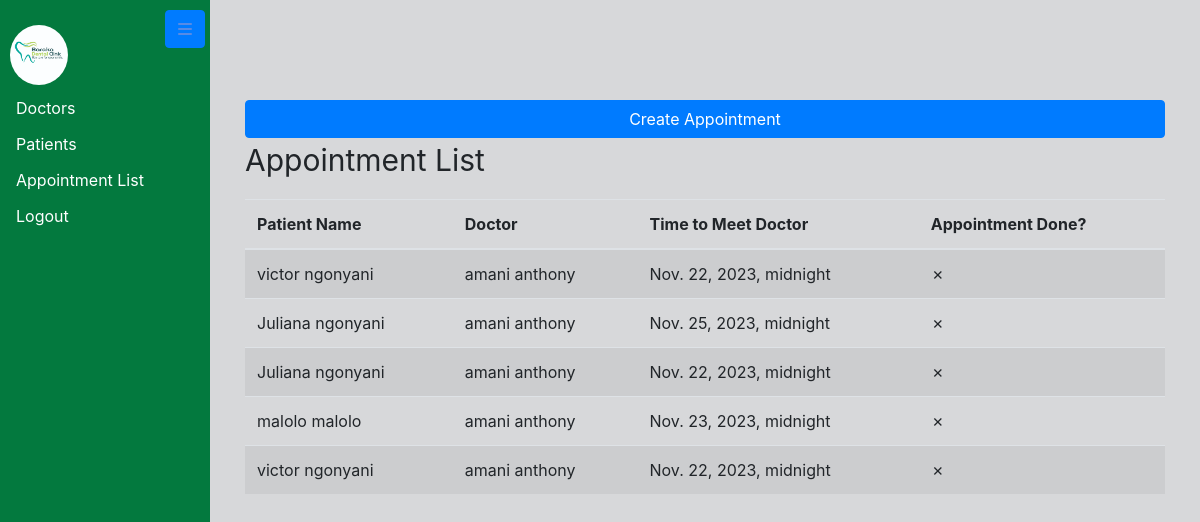
The page /appointment-list/ (signed in) on the database its author committed.
### hospitalApp/models.py (models this page shows, shortened)
class Appointment(models.Model):
    patient = models.ForeignKey(Patient, on_delete=models.CASCADE, related_name='appointments')
    doctor = models.ForeignKey(Specialist, on_delete=models.CASCADE, related_name='doctor_appointments')
    appointment_date = models.DateTimeField()
    reason = models.TextField()
    is_confirmed = models.BooleanField(default=False)

class CommonFields(models.Model):
    first_name = models.CharField(max_length=30)
    last_name = models.CharField(max_length=30)
    age = models.PositiveIntegerField()
    gender = models.CharField(max_length=10, choices=GENDER_CHOICES)
    address = models.TextField()
    phone = models.CharField(max_length=15)
    email = models.EmailField(unique=True)
    image = models.ImageField(upload_to='profile_images/', default='default/default.jpg')
    class Meta:
        abstract = True  # This is an abstract base class to share common fields

class Patient(CommonFields):
    body_weight = models.DecimalField(max_digits=5, decimal_places=2)  # Example: DecimalField for body weight
    blood_pressure = models.CharField(max_length=15)  # Example: CharField for blood pressure
    pressure = models.CharField(max_length=15)  # Example: CharField for pressure
    receptionist = models.ForeignKey(Specialist, on_delete=models.CASCADE, limit_choices_to={'area_of_specialist': 'Receptionist'})
    registration_time = models.DateTimeField(auto_now_add=True)
    treated_by = models.ForeignKey(Specialist, on_delete=models.CASCADE, limit_choices_to={'area_of_specialist': 'Doctor'}, related_name='patients_treated')
    treated = models.BooleanField(default=False)

class Specialist(CommonFields):
    user = models.OneToOneField(User, on_delete=models.CASCADE)
    area_of_specialist = models.CharField(max_length=50, choices=WORK_CHOICES)

### hospitalApp/views.py (the view)
# urls.py: path('appointment-list/', views.appointment_list, name='appointment-list'),
@login_required
def appointment_list(request):
    appointments = Appointment.objects.all()
    return render(request, 'appointment_list.html', {'appointments': appointments})

### hospitalApp/templates/appointment_list.html (shortened to what this page needs)
{% extends "base.html" %}
{% block content %}
  <div class="container">
    <a class="btn btn-primary d-flex justify-content-center" href="{% url 'appointment-create' %}">Create Appointment</a>
    <p class="p-appointmate">Appointment List</p>
  <table class="table table-striped">
    <thead>
      <tr>
        <th>Patient Name</th>
        <th>Doctor</th>
        <th>Time to Meet Doctor</th>
        <th>Appointment Done?</th>
      </tr>
    </thead>
    <tbody>
      {% for appointment in appointments %}
        <tr>
          <td>{{ appointment.patient.first_name }} {{ appointment.patient.last_name }}</td>
          <td>{{ appointment.doctor.first_name }} {{ appointment.doctor.last_name }}</td>
          <td>{{ appointment.appointment_date }}</td>
          <td>
            {% if appointment.is_confirmed %}
              <span>&#10003;</span>
            {% else %}
              <span>&#10007;</span>
            {% endif %}
          </td>
      {% endfor %}
    </tbody>
  </table>
  </div>
{% endblock %}

### templates/base.html (style rules this page uses)
body { background-color: #d7d8da; padding-top: 40px; margin: 0; }

### hospitalApp/templates/appointment_list.html (style rules this page uses)
.container { padding-top: 40px; }
.p-appointmate { font-size: 30px; }

### rows shown on the page
Appointment: patient.first_name "victor", patient.last_name "ngonyani", doctor.first_name "amani", doctor.last_name "anthony", appointment_date "Nov. 22, 2023, midnight"
Appointment: patient.first_name "Juliana", patient.last_name "ngonyani", doctor.first_name "amani", doctor.last_name "anthony", appointment_date "Nov. 25, 2023, midnight"
Appointment: patient.first_name "Juliana", patient.last_name "ngonyani", doctor.first_name "amani", doctor.last_name "anthony", appointment_date "Nov. 22, 2023, midnight"
Appointment: patient.first_name "malolo", patient.last_name "malolo", doctor.first_name "amani", doctor.last_name "anthony", appointment_date "Nov. 23, 2023, midnight"
Appointment: patient.first_name "victor", patient.last_name "ngonyani", doctor.first_name "amani", doctor.last_name "anthony", appointment_date "Nov. 22, 2023, midnight"
